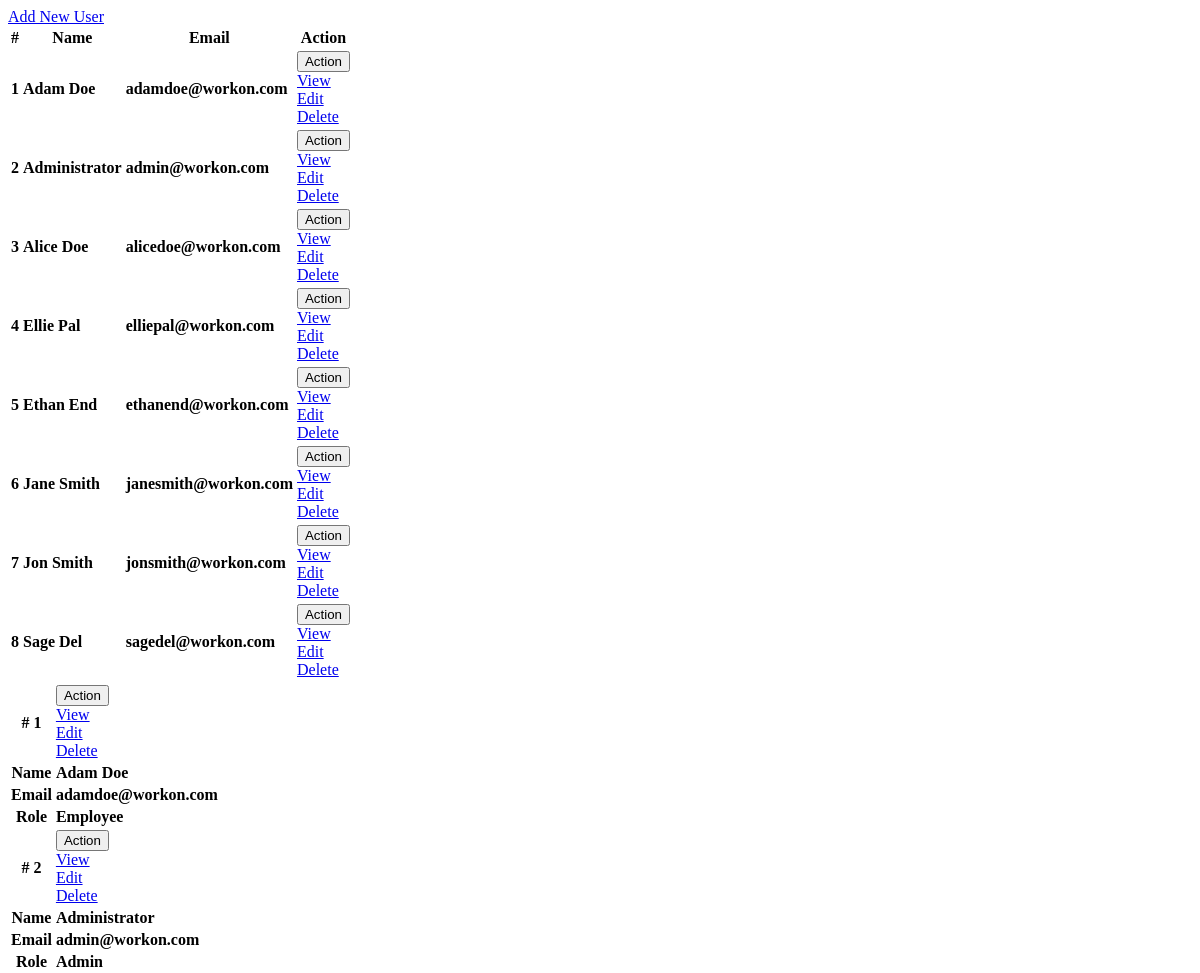
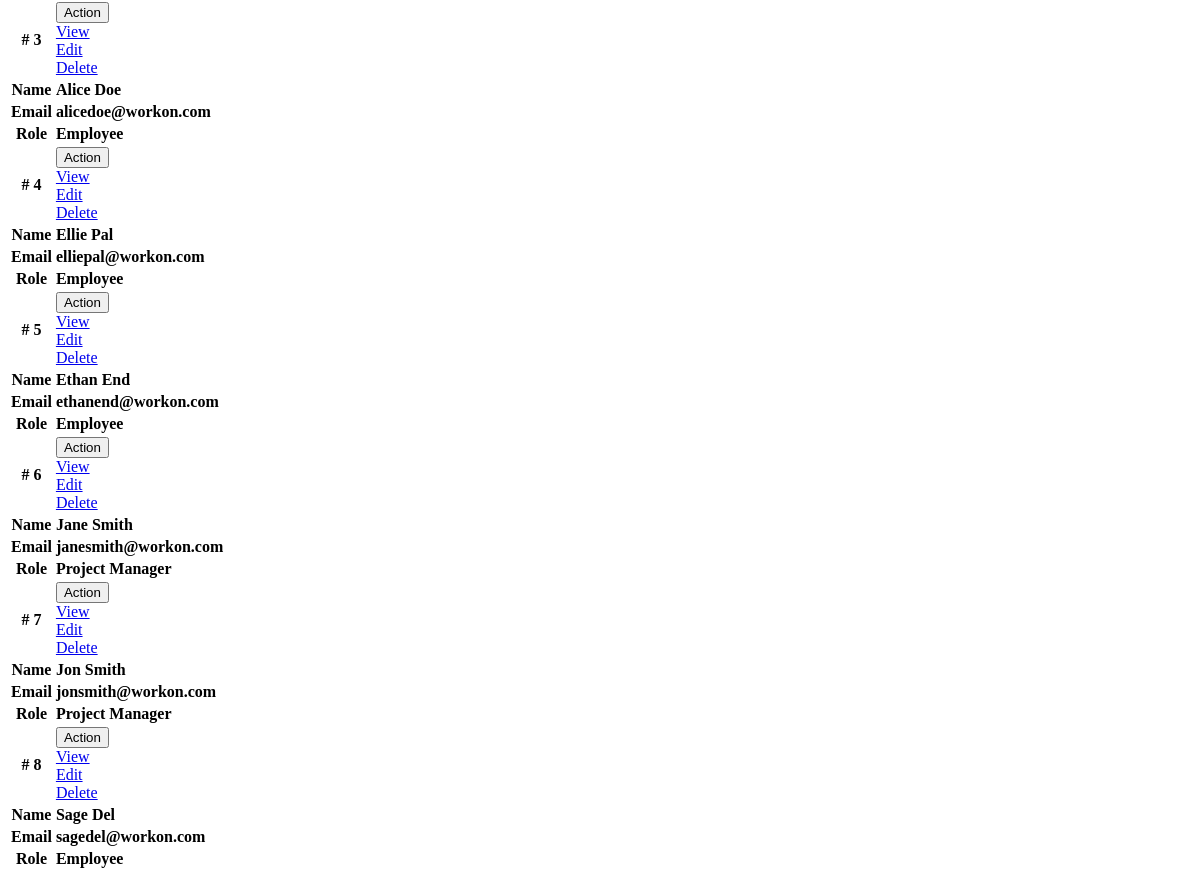
The page /user_list.php on the database as committed earlier (2 pictures, top to bottom).
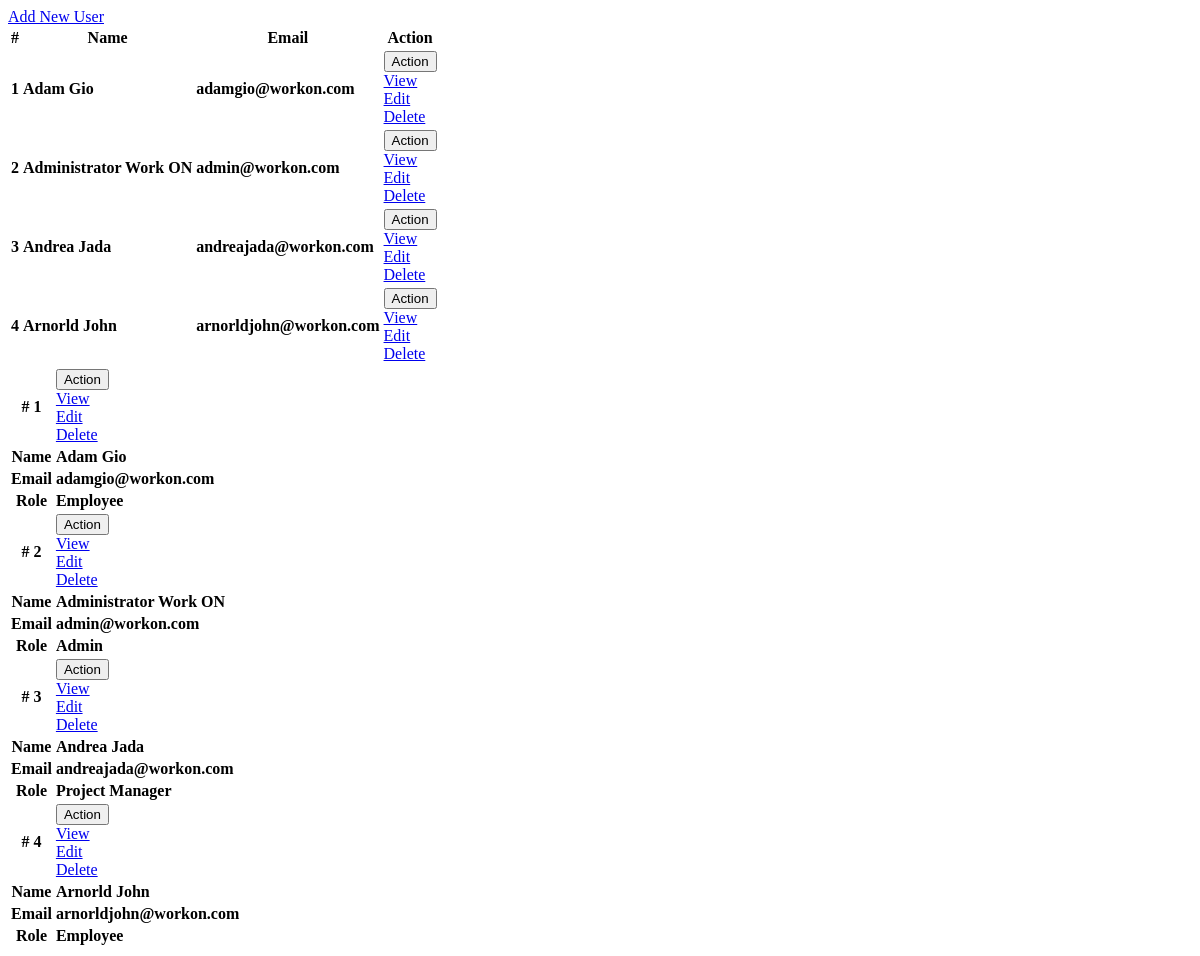
The same page on the database as committed later.
### tables this page shows
CREATE TABLE `users` (
  `id` int(30) NOT NULL,
  `firstname` varchar(200) NOT NULL,
  `lastname` varchar(200) NOT NULL,
  `email` varchar(200) NOT NULL,
  `password` text NOT NULL,
  `type` tinyint(1) NOT NULL DEFAULT 2 COMMENT '1 = admin, 2 = staff',
  `avatar` text NOT NULL DEFAULT 'no-image-available.png',
  `date_created` datetime NOT NULL DEFAULT current_timestamp()
);

### user_list.php (the view, shortened to what this page needs)
<?php include'db_connect.php' ?>
<div class="col-lg-12">
	<div class="card card-outline card-success">
		<div class="card-header hide">
			<div class="card-tools">
				<a class="btn btn-block btn-sm btn-default btn-round border-primary" href="./index.php?page=new_user"><i class="fa fa-plus"></i> Add New User</a>
			</div>
		</div>
		<div class="card-body">
			<div class="table-responsive xpand xpand-table x-scroll">
				<table class="table table-hover table-condensed " id="list">
					<thead>
						<tr>
							<th class="text-center">#</th>
							<th>Name</th>
							<th>Email</th>
							<th>Action</th>
						</tr>
					</thead>
					<tbody>
						<?php
						$i = 1;
						$qry = $conn->query("SELECT *,concat(firstname,' ',lastname) as name FROM users order by concat(firstname,' ',lastname) asc");
						while($row= $qry->fetch_assoc()):
						?>
						<tr>
							<th class="text-center"><?php echo $i++ ?></th>
							<td><b><?php echo ucwords($row['name']) ?></b></td>
							<td><b><?php echo $row['email'] ?></b></td>
							<td class="text-center">
								<button type="button" class="btn btn-default btn-sm btn-round border-info wave-effect text-info dropdown-toggle" data-toggle="dropdown" aria-expanded="true">
								Action
								</button>
								<div class="dropdown-menu" style="">
								<a class="dropdown-item view_user hide" href="javascript:void(0)" data-id="<?php echo $row['id'] ?>">View</a>
								<a class="dropdown-item" href="./index.php?page=edit_user&id=<?php echo $row['id'] ?>">Edit</a>
								<a class="dropdown-item delete_user" href="javascript:void(0)" data-id="<?php echo $row['id'] ?>">Delete</a>
								</div>
							</td>
						</tr>
						<?php endwhile; ?>
					</tbody>
				</table>
			</div>
			<div class="table-responsive xpand xpand-grid hide">
				<table class="table table-hover hide" id="hlist">
					<?php
						$i = 1;
						$type = array('',"Admin","Project Manager","Employee");
						$qry = $conn->query("SELECT *,concat(firstname,' ',lastname) as name FROM users order by concat(firstname,' ',lastname) asc");
						while($row= $qry->fetch_assoc()):
						?>
						<tbody class="x-scroll">
							<tr>
								<th># <?php echo $i++ ?></th>
								<td>
									<div>
										<button type="button" class="btn btn-default btn-sm btn-round border-info wave-effect text-info dropdown-toggle" data-toggle="dropdown" aria-expanded="true">
										Action
										</button>
										<div class="dropdown-menu" style="">
										<a class="dropdown-item view_user" href="javascript:void(0)" data-id="<?php echo $row['id'] ?>">View</a>
										<a class="dropdown-item" href="./index.php?page=edit_user&id=<?php echo $row['id'] ?>">Edit</a>
										<a class="dropdown-item delete_user" href="javascript:void(0)" data-id="<?php echo $row['id'] ?>">Delete</a>
										</div>
									</div>
								</td>
							</tr>
							<tr>
								<th>Name</th>
								<td><b><?php echo ucwords($row['name']) ?></b></td>
							</tr>
							<tr>
								<th>Email</th>
								<td><b><?php echo $row['email'] ?></b></td>
							</tr>
							<tr>
								<th>Role</th>
								<td><b><?php echo $type[$row['type']] ?></b></td>
							</tr>
						</tbody>
					<?php endwhile; ?>
				</table>
			</div>
		</div>
	</div>
</div>

Rows that differ between the two databases and show on the page:
removed users: name "Adam Doe", email "adamdoe@workon.com", type "Employee"
removed users: name "Alice Doe", email "alicedoe@workon.com", type "Employee"
removed users: name "Ellie Pal", email "elliepal@workon.com", type "Employee"
removed users: name "Ethan End", email "ethanend@workon.com", type "Employee"
removed users: name "Jane Smith", email "janesmith@workon.com", type "Project Manager"
removed users: name "Jon Smith", email "jonsmith@workon.com", type "Project Manager"
removed users: name "Sage Del", email "sagedel@workon.com", type "Employee"
added users: name "Adam Gio", email "adamgio@workon.com", type "Employee"
changed users "admin@workon.com": name "Administrator" → "Administrator Work ON"
added users: name "Andrea Jada", email "andreajada@workon.com", type "Project Manager"
added users: name "Arnorld John", email "arnorldjohn@workon.com", type "Employee"
